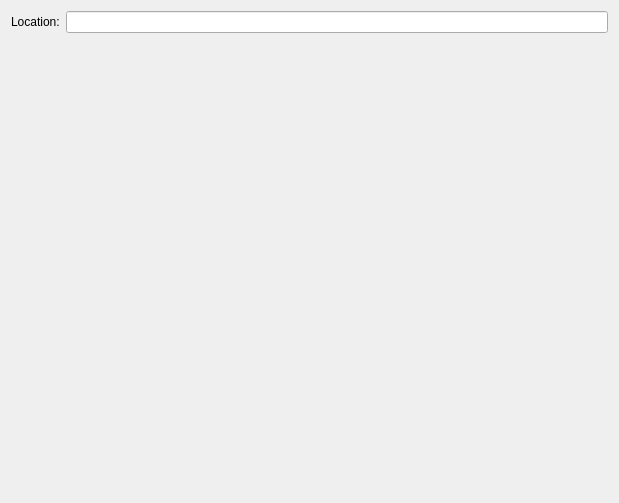
<?xml version="1.0" encoding="UTF-8"?>
<ui version="4.0">
 <class>NewFlowDocumentWidget</class>
 <widget class="QWidget" name="NewFlowDocumentWidget">
  <property name="geometry">
   <rect>
    <x>0</x>
    <y>0</y>
    <width>619</width>
    <height>503</height>
   </rect>
  </property>
  <property name="windowTitle">
   <string>Form</string>
  </property>
  <layout class="QHBoxLayout" name="horizontalLayout_2">
   <item>
    <layout class="QGridLayout" name="gridLayout">
     <item row="0" column="0">
      <widget class="QLabel" name="m_location_label">
       <property name="text">
        <string>Location:</string>
       </property>
      </widget>
     </item>
     <item row="0" column="1">
      <widget class="tools::QtFileBrowserLineEdit" name="m_browser_edit"/>
     </item>
     <item row="1" column="1">
      <spacer name="verticalSpacer">
       <property name="orientation">
        <enum>Qt::Vertical</enum>
       </property>
       <property name="sizeHint" stdset="0">
        <size>
         <width>20</width>
         <height>40</height>
        </size>
       </property>
      </spacer>
     </item>
    </layout>
   </item>
  </layout>
 </widget>
 <customwidgets>
  <customwidget>
   <class>tools::QtFileBrowserLineEdit</class>
   <extends>QLineEdit</extends>
   <header location="global">flow/tools/shared/qtlineedit/qtfilebrowserlineedit.h</header>
  </customwidget>
 </customwidgets>
 <resources/>
 <connections/>
</ui>
